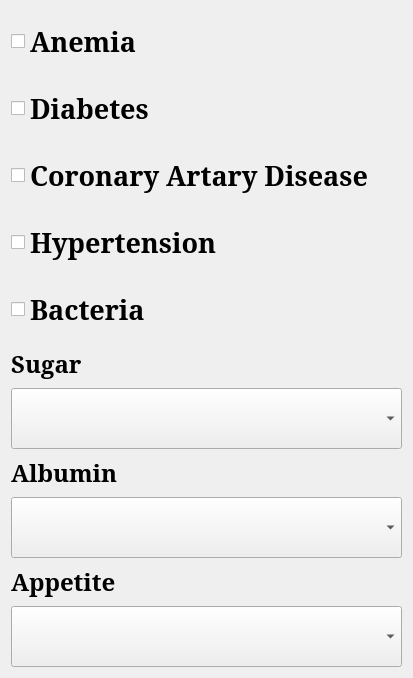
     <widget class="QWidget" name="">
      <property name="geometry">
       <rect>
        <x>651</x>
        <y>21</y>
        <width>391</width>
        <height>611</height>
       </rect>
      </property>
      <layout class="QVBoxLayout" name="verticalLayout_2">
       <item>
        <widget class="QCheckBox" name="Anemia">
         <property name="minimumSize">
          <size>
           <width>391</width>
           <height>61</height>
          </size>
         </property>
         <property name="maximumSize">
          <size>
           <width>391</width>
           <height>61</height>
          </size>
         </property>
         <property name="font">
          <font>
           <family>Garamond</family>
           <pointsize>20</pointsize>
           <weight>75</weight>
           <bold>true</bold>
          </font>
         </property>
         <property name="text">
          <string>Anemia</string>
         </property>
        </widget>
       </item>
       <item>
        <widget class="QCheckBox" name="Diabetes">
         <property name="minimumSize">
          <size>
           <width>391</width>
           <height>61</height>
          </size>
         </property>
         <property name="maximumSize">
          <size>
           <width>391</width>
           <height>61</height>
          </size>
         </property>
         <property name="font">
          <font>
           <family>Garamond</family>
           <pointsize>20</pointsize>
           <weight>75</weight>
           <bold>true</bold>
          </font>
         </property>
         <property name="text">
          <string>Diabetes</string>
         </property>
        </widget>
       </item>
       <item>
        <widget class="QCheckBox" name="Coronary">
         <property name="minimumSize">
          <size>
           <width>391</width>
           <height>61</height>
          </size>
         </property>
         <property name="maximumSize">
          <size>
           <width>391</width>
           <height>61</height>
          </size>
         </property>
         <property name="font">
          <font>
           <family>Garamond</family>
           <pointsize>20</pointsize>
           <weight>75</weight>
           <bold>true</bold>
          </font>
         </property>
         <property name="text">
          <string>Coronary Artary Disease</string>
         </property>
        </widget>
       </item>
       <item>
        <widget class="QCheckBox" name="Hypertension">
         <property name="minimumSize">
          <size>
           <width>391</width>
           <height>61</height>
          </size>
         </property>
         <property name="maximumSize">
          <size>
           <width>391</width>
           <height>61</height>
          </size>
         </property>
         <property name="font">
          <font>
           <family>Garamond</family>
           <pointsize>20</pointsize>
           <weight>75</weight>
           <bold>true</bold>
          </font>
         </property>
         <property name="text">
          <string>Hypertension</string>
         </property>
        </widget>
       </item>
       <item>
        <widget class="QCheckBox" name="Bacteria">
         <property name="minimumSize">
          <size>
           <width>391</width>
           <height>61</height>
          </size>
         </property>
         <property name="maximumSize">
          <size>
           <width>391</width>
           <height>61</height>
          </size>
         </property>
         <property name="font">
          <font>
           <family>Garamond</family>
           <pointsize>20</pointsize>
           <weight>75</weight>
           <bold>true</bold>
          </font>
         </property>
         <property name="text">
          <string>Bacteria</string>
         </property>
        </widget>
       </item>
       <item>
        <widget class="QLabel" name="label">
         <property name="minimumSize">
          <size>
           <width>131</width>
           <height>36</height>
          </size>
         </property>
         <property name="maximumSize">
          <size>
           <width>131</width>
           <height>36</height>
          </size>
         </property>
         <property name="font">
          <font>
           <family>Garamond</family>
           <pointsize>18</pointsize>
           <weight>75</weight>
           <bold>true</bold>
          </font>
         </property>
         <property name="text">
          <string>Sugar</string>
         </property>
        </widget>
       </item>
       <item>
        <widget class="QComboBox" name="SugarComboBox">
         <property name="minimumSize">
          <size>
           <width>391</width>
           <height>61</height>
          </size>
         </property>
         <property name="maximumSize">
          <size>
           <width>391</width>
           <height>61</height>
          </size>
         </property>
         <property name="font">
          <font>
           <family>Garamond</family>
           <pointsize>20</pointsize>
           <weight>75</weight>
           <bold>true</bold>
          </font>
         </property>
         <item>
          <property name="text">
           <string/>
          </property>
         </item>
         <item>
          <property name="text">
           <string>0</string>
          </property>
         </item>
         <item>
          <property name="text">
           <string>1</string>
          </property>
         </item>
         <item>
          <property name="text">
           <string>2</string>
          </property>
         </item>
         <item>
          <property name="text">
           <string>3</string>
          </property>
         </item>
         <item>
          <property name="text">
           <string>4</string>
          </property>
         </item>
         <item>
          <property name="text">
           <string>5</string>
          </property>
         </item>
        </widget>
       </item>
       <item>
        <widget class="QLabel" name="label_2">
         <property name="minimumSize">
          <size>
           <width>131</width>
           <height>36</height>
          </size>
         </property>
         <property name="maximumSize">
          <size>
           <width>131</width>
           <height>36</height>
          </size>
         </property>
         <property name="font">
          <font>
           <family>Garamond</family>
           <pointsize>18</pointsize>
           <weight>75</weight>
           <bold>true</bold>
          </font>
         </property>
         <property name="text">
          <string>Albumin</string>
         </property>
        </widget>
       </item>
       <item>
        <widget class="QComboBox" name="AlbuminComboBox">
         <property name="minimumSize">
          <size>
           <width>391</width>
           <height>61</height>
          </size>
         </property>
         <property name="maximumSize">
          <size>
           <width>391</width>
           <height>61</height>
          </size>
         </property>
         <property name="font">
          <font>
           <family>Garamond</family>
           <pointsize>20</pointsize>
           <weight>75</weight>
           <bold>true</bold>
          </font>
         </property>
         <item>
          <property name="text">
           <string/>
          </property>
         </item>
         <item>
          <property name="text">
           <string>0</string>
          </property>
         </item>
         <item>
          <property name="text">
           <string>1</string>
          </property>
         </item>
         <item>
          <property name="text">
           <string>2</string>
          </property>
         </item>
         <item>
          <property name="text">
           <string>3</string>
          </property>
         </item>
         <item>
          <property name="text">
           <string>4</string>
          </property>
         </item>
         <item>
          <property name="text">
           <string>5</string>
          </property>
         </item>
        </widget>
       </item>
       <item>
        <widget class="QLabel" name="label_3">
         <property name="minimumSize">
          <size>
           <width>131</width>
           <height>36</height>
          </size>
         </property>
         <property name="maximumSize">
          <size>
           <width>131</width>
           <height>36</height>
          </size>
         </property>
         <property name="font">
          <font>
           <family>Garamond</family>
           <pointsize>18</pointsize>
           <weight>75</weight>
           <bold>true</bold>
          </font>
         </property>
         <property name="text">
          <string>Appetite</string>
         </property>
        </widget>
       </item>
       <item>
        <widget class="QComboBox" name="comboBox_3">
         <property name="minimumSize">
          <size>
           <width>391</width>
           <height>61</height>
          </size>
         </property>
         <property name="maximumSize">
          <size>
           <width>391</width>
           <height>61</height>
          </size>
         </property>
         <property name="font">
          <font>
           <family>Garamond</family>
           <pointsize>20</pointsize>
           <weight>75</weight>
           <bold>true</bold>
          </font>
         </property>
         <item>
          <property name="text">
           <string/>
          </property>
         </item>
         <item>
          <property name="text">
           <string>Poor</string>
          </property>
         </item>
         <item>
          <property name="text">
           <string>Good</string>
          </property>
         </item>
        </widget>
       </item>
      </layout>
     </widget>
